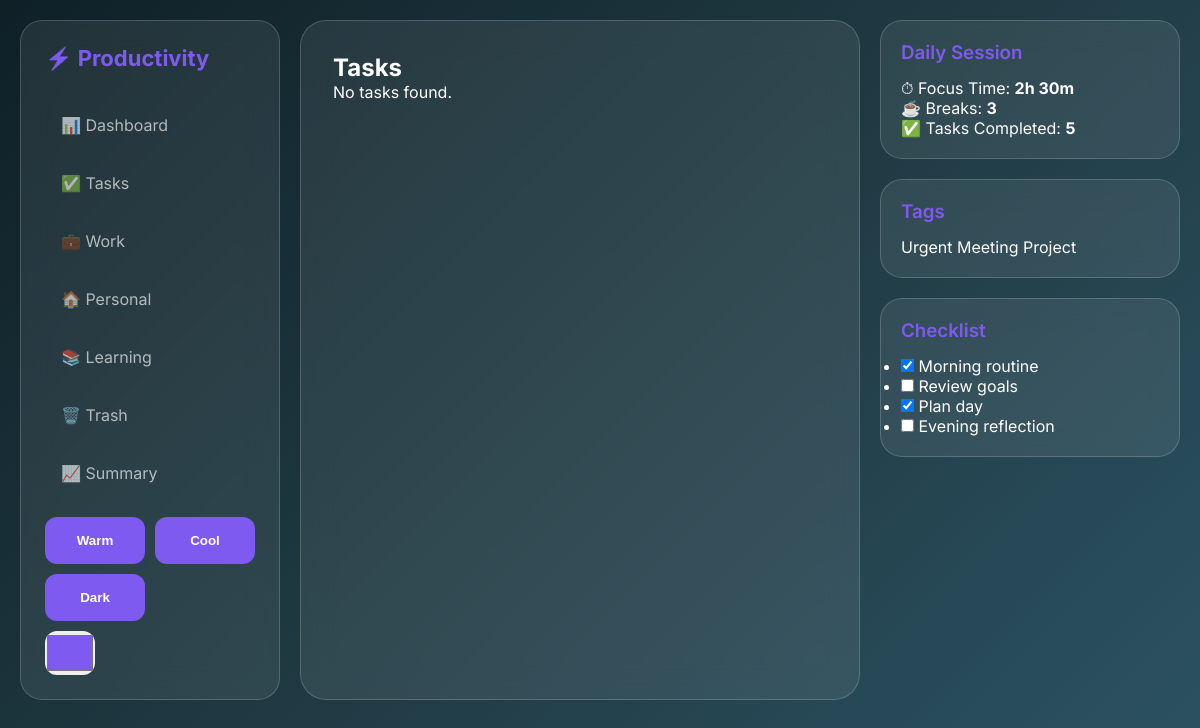
Before: /tasks/ (signed in) with the older database file.
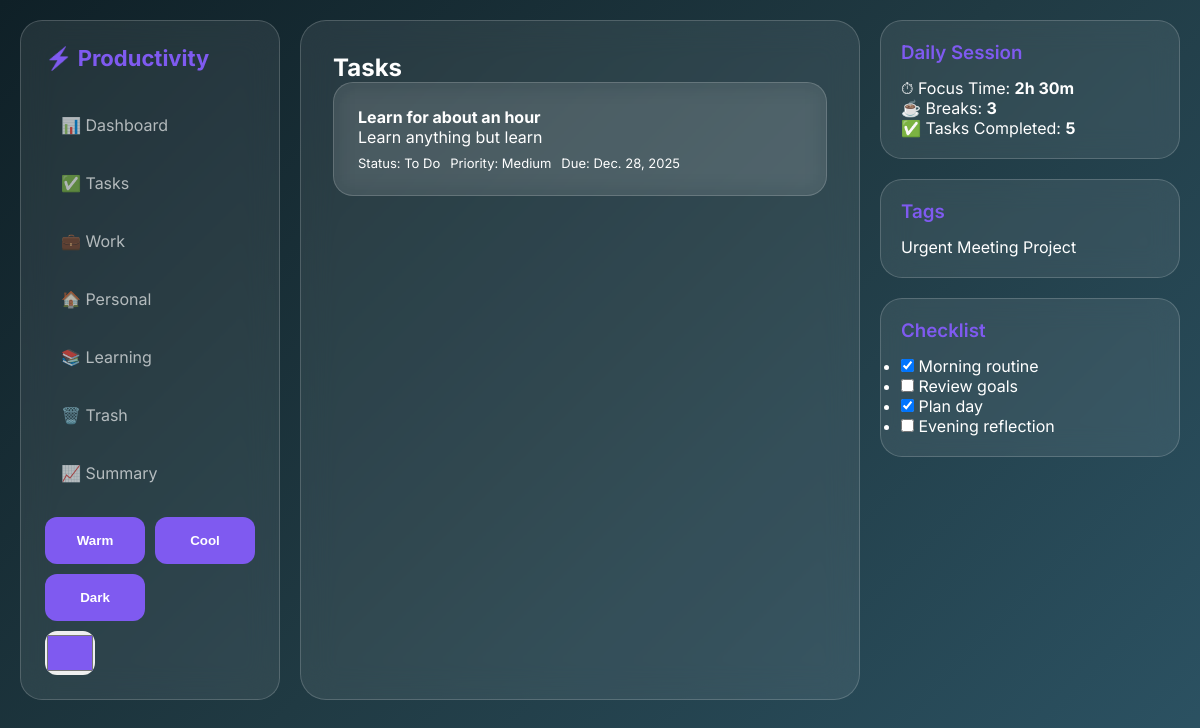
After: the same page with the newer database file.
### tasks/models.py (models this page shows, shortened)
class Task(models.Model):
    CATEGORY_CHOICES = [
        ('Tasks', 'Tasks'),
        ('Work', 'Work'),
        ('Personal', 'Personal'),
        ('Learning', 'Learning'),
        ('Trash', 'Trash'),
    ]
    STATUS_CHOICES = [
        ('To Do', 'To Do'),
        ('In Progress', 'In Progress'),
        ('Completed', 'Completed'),
    ]
    PRIORITY_CHOICES = [
        ('Low', 'Low'),
        ('Medium', 'Medium'),
        ('High', 'High'),
    ]
    user = models.ForeignKey(User, on_delete=models.CASCADE)
    title = models.CharField(max_length=200)
    description = models.TextField(blank=True, null=True)
    completed = models.BooleanField(default=False)
    priority = models.CharField(max_length=10, choices=PRIORITY_CHOICES, default='Medium')
    due_date = models.DateField(blank=True, null=True)
    created_at = models.DateTimeField(auto_now_add=True)
    category = models.CharField(max_length=20, choices=CATEGORY_CHOICES, default='Tasks')
    status = models.CharField(max_length=15, choices=STATUS_CHOICES, default='To Do')
    estimated_minutes = models.PositiveIntegerField(default=25)
    started_at = models.DateTimeField(blank=True, null=True)

### tasks/views.py (the view)
# urls.py: path('tasks/', views.task_list, name='tasks'),
def task_list(request):
    tasks = Task.objects.filter(user=request.user, category='Tasks')
    return render(request, './tasks/tasks.html', {'tasks': tasks, 'title': 'Tasks'})

### tasks/templates/tasks/tasks.html (shortened to what this page needs)
{% extends 'base.html' %}
{% block content %}
<h2>{{ title }}</h2>
<div class="activity-cards">
    {% for task in tasks %}
    <div class="activity-card">
        <h4>{{ task.title }}</h4>
        <p>{{ task.description|default:"No description" }}</p>
        <div class="todo-meta">
            <span>Status: {{ task.status }}</span>
            <span>Priority: {{ task.priority }}</span>
            {% if task.due_date %}<span>Due: {{ task.due_date }}</span>{% endif %}
        </div>
    </div>
    {% empty %}
    <p>No tasks found.</p>
    {% endfor %}
</div>
{% endblock %}

Changed rows visible on the page:
added Task: category "Tasks", title "Learn for about an hour", description "Learn anything but learn", status "To Do", priority "Medium", due_date "Dec. 28, 2025"
Other visible differences:
{{ title }}: "Tasks" → (not shown)
text no longer shown: "No tasks found."
